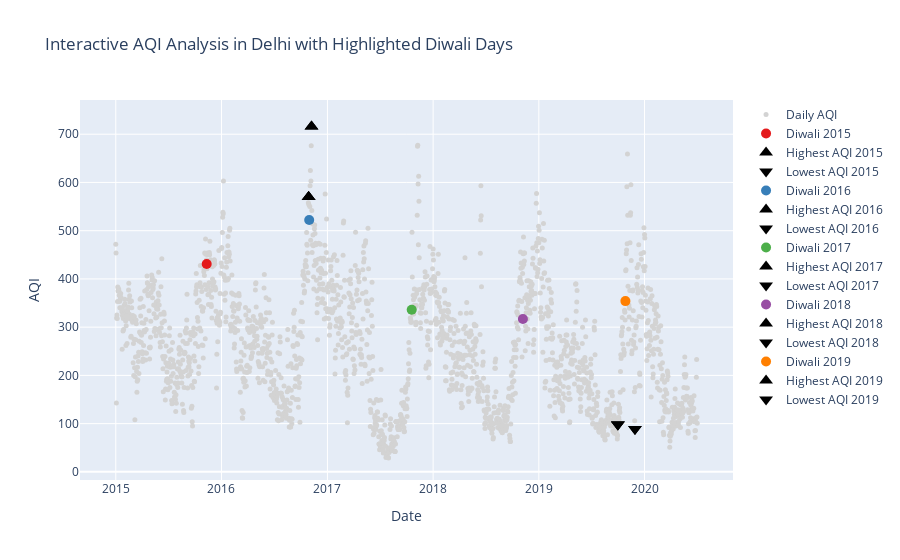

Source (notebook cell):
### Code cell
import plotly.graph_objs as go
import plotly.express as px

# Define Diwali dates
diwali_dates = pd.to_datetime(['2015-11-11', '2016-10-30', '2017-10-19', '2018-11-07', '2019-10-27'])
colors = px.colors.qualitative.Set1

# Create a figure
fig = go.Figure()

# Plot the full AQI data
fig.add_trace(go.Scatter(x=delhi_df.index, y=delhi_df['AQI'], mode='markers', name='Daily AQI', marker=dict(color='lightgray', size=5)))

# Highlight Diwali dates with different colors and high/low AQI points
for i, date in enumerate(diwali_dates):
    diwali_aqi = delhi_df.loc[date, 'AQI']
    month_data = delhi_df[delhi_df.index.month == date.month]

    highest_aqi = month_data['AQI'].max()
    lowest_aqi = month_data['AQI'].min()

    highest_date = month_data[month_data['AQI'] == highest_aqi].index[0]
    lowest_date = month_data[month_data['AQI'] == lowest_aqi].index[0]

    # Adding Diwali, highest, and lowest AQI points
    fig.add_trace(go.Scatter(x=[date], y=[diwali_aqi], mode='markers', name=f'Diwali {date.year}', marker=dict(color=colors[i], size=10)))
    fig.add_trace(go.Scatter(x=[highest_date], y=[highest_aqi], mode='markers', name=f'Highest AQI {date.year}', marker=dict(symbol='triangle-up', color='black', size=12)))
    fig.add_trace(go.Scatter(x=[lowest_date], y=[lowest_aqi], mode='markers', name=f'Lowest AQI {date.year}', marker=dict(symbol='triangle-down', color='black', size=12)))

# Update layout
fig.update_layout(title='Interactive AQI Analysis in Delhi with Highlighted Diwali Days',
                  xaxis_title='Date',
                  yaxis_title='AQI',
                  hovermode='closest')

fig.show()

### Figure 1 — Plotly figure (JSON) as saved in the notebook; plotly's stock layout.template omitted (floating-point values rounded to 4 significant figures; data arrays with more than 128 entries replaced by an {"elided": "..."} marker saying what was removed)
{"data": [{"marker": {"color": "lightgray", "size": 5}, "mode": "markers", "name": "Daily AQI", "type": "scatter", "x": {"elided": "2009 str values"}, "y": {"elided": "2009 int values"}}, {"marker": {"color": "rgb(228,26,28)", "size": 10}, "mode": "markers", "name": "Diwali 2015", "type": "scatter", "x": ["2015-11-11T00:00:00"], "y": [431]}, {"marker": {"color": "black", "size": 12, "symbol": "triangle-up"}, "mode": "markers", "name": "Highest AQI 2015", "type": "scatter", "x": ["2016-11-07T00:00:00"], "y": [716]}, {"marker": {"color": "black", "size": 12, "symbol": "triangle-down"}, "mode": "markers", "name": "Lowest AQI 2015", "type": "scatter", "x": ["2019-11-29T00:00:00"], "y": [89]}, {"marker": {"color": "rgb(55,126,184)", "size": 10}, "mode": "markers", "name": "Diwali 2016", "type": "scatter", "x": ["2016-10-30T00:00:00"], "y": [522]}, {"marker": {"color": "black", "size": 12, "symbol": "triangle-up"}, "mode": "markers", "name": "Highest AQI 2016", "type": "scatter", "x": ["2016-10-28T00:00:00"], "y": [570]}, {"marker": {"color": "black", "size": 12, "symbol": "triangle-down"}, "mode": "markers", "name": "Lowest AQI 2016", "type": "scatter", "x": ["2019-10-01T00:00:00"], "y": [98]}, {"marker": {"color": "rgb(77,175,74)", "size": 10}, "mode": "markers", "name": "Diwali 2017", "type": "scatter", "x": ["2017-10-19T00:00:00"], "y": [336]}, {"marker": {"color": "black", "size": 12, "symbol": "triangle-up"}, "mode": "markers", "name": "Highest AQI 2017", "type": "scatter", "x": ["2016-10-28T00:00:00"], "y": [570]}, {"marker": {"color": "black", "size": 12, "symbol": "triangle-down"}, "mode": "markers", "name": "Lowest AQI 2017", "type": "scatter", "x": ["2019-10-01T00:00:00"], "y": [98]}, {"marker": {"color": "rgb(152,78,163)", "size": 10}, "mode": "markers", "name": "Diwali 2018", "type": "scatter", "x": ["2018-11-07T00:00:00"], "y": [317]}, {"marker": {"color": "black", "size": 12, "symbol": "triangle-up"}, "mode": "markers", "name": "Highest AQI 2018", "type": "scatter", "x": ["2016-11-07T00:00:00"], "y": [716]}, {"marker": {"color": "black", "size": 12, "symbol": "triangle-down"}, "mode": "markers", "name": "Lowest AQI 2018", "type": "scatter", "x": ["2019-11-29T00:00:00"], "y": [89]}, {"marker": {"color": "rgb(255,127,0)", "size": 10}, "mode": "markers", "name": "Diwali 2019", "type": "scatter", "x": ["2019-10-27T00:00:00"], "y": [354]}, {"marker": {"color": "black", "size": 12, "symbol": "triangle-up"}, "mode": "markers", "name": "Highest AQI 2019", "type": "scatter", "x": ["2016-10-28T00:00:00"], "y": [570]}, {"marker": {"color": "black", "size": 12, "symbol": "triangle-down"}, "mode": "markers", "name": "Lowest AQI 2019", "type": "scatter", "x": ["2019-10-01T00:00:00"], "y": [98]}], "layout": {"hovermode": "closest", "title": {"text": "Interactive AQI Analysis in Delhi with Highlighted Diwali Days"}, "xaxis": {"title": {"text": "Date"}}, "yaxis": {"title": {"text": "AQI"}}}}
